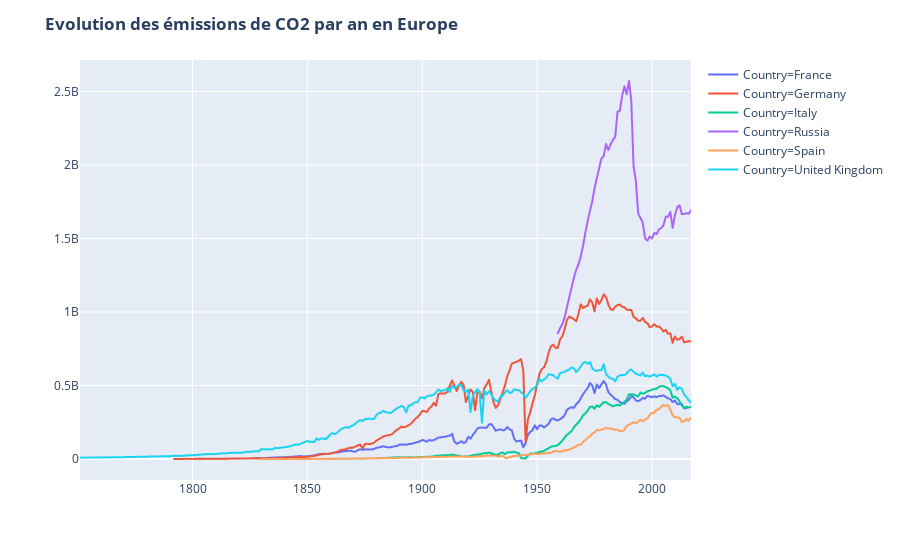

The code cell stored with this chart in its notebook:
### Markdown cell above
# Evolution des emissions en Europe

### Code cell
europe_data = data.query("Country == ['France','United Kingdom','Spain','Italy','Germany', 'Russia']")

fig = px.line(europe_data,x='Year', y='value', color='Country')
fig.update_layout(title='<b>Evolution des émissions de CO2 par an en Europe</b>',xaxis_title='', yaxis_title='')
fig.show()

### Figure 1 — Plotly figure (JSON) as saved in the notebook; plotly's stock layout.template omitted (floating-point values rounded to 4 significant figures; data arrays with more than 128 entries replaced by an {"elided": "..."} marker saying what was removed)
{"data": [{"hoverlabel": {"namelength": 0}, "hovertemplate": "Country=France<br>Year=%{x}<br>value=%{y}", "legendgroup": "Country=France", "line": {"color": "#636efa", "dash": "solid"}, "mode": "lines", "name": "Country=France", "showlegend": true, "type": "scattergl", "x": {"elided": "210 int values"}, "xaxis": "x", "y": {"elided": "210 float values"}, "yaxis": "y"}, {"hoverlabel": {"namelength": 0}, "hovertemplate": "Country=Germany<br>Year=%{x}<br>value=%{y}", "legendgroup": "Country=Germany", "line": {"color": "#EF553B", "dash": "solid"}, "mode": "lines", "name": "Country=Germany", "showlegend": true, "type": "scattergl", "x": {"elided": "226 int values"}, "xaxis": "x", "y": {"elided": "226 float values"}, "yaxis": "y"}, {"hoverlabel": {"namelength": 0}, "hovertemplate": "Country=Italy<br>Year=%{x}<br>value=%{y}", "legendgroup": "Country=Italy", "line": {"color": "#00cc96", "dash": "solid"}, "mode": "lines", "name": "Country=Italy", "showlegend": true, "type": "scattergl", "x": {"elided": "158 int values"}, "xaxis": "x", "y": {"elided": "158 float values"}, "yaxis": "y"}, {"hoverlabel": {"namelength": 0}, "hovertemplate": "Country=Russia<br>Year=%{x}<br>value=%{y}", "legendgroup": "Country=Russia", "line": {"color": "#ab63fa", "dash": "solid"}, "mode": "lines", "name": "Country=Russia", "showlegend": true, "type": "scattergl", "x": [1959, 1960, 1961, 1962, 1963, 1964, 1965, 1966, 1967, 1968, 1969, 1970, 1971, 1972, 1973, 1974, 1975, 1976, 1977, 1978, 1979, 1980, 1981, 1982, 1983, 1984, 1985, 1986, 1987, 1988, 1989, 1990, 1991, 1992, 1993, 1994, 1995, 1996, 1997, 1998, 1999, 2000, 2001, 2002, 2003, 2004, 2005, 2006, 2007, 2008, 2009, 2010, 2011, 2012, 2013, 2014, 2015, 2016, 2017], "xaxis": "x", "y": [854800000.0, 889982973, 917800000.0, 963300000.0, 1033106290, 1098722364, 1165558338, 1230917490, 1287125543, 1323305250, 1378150152, 1449570620, 1538242126, 1618414877, 1686754299, 1750971645, 1840500779, 1911326084, 1976296765, 2044124917, 2061009554, 2142090695, 2101221296, 2140779052, 2171089109, 2190289061, 2362132078, 2368149967, 2467724484, 2535287597, 2481717228, 2571210651, 2437038082, 1993217628, 1890935002, 1669637144, 1640263218, 1606949015, 1502137425, 1484852223, 1512984706, 1499616209, 1538244400, 1528961747, 1562472351, 1570864198, 1588662864, 1648658734, 1647728940, 1679794450, 1572439009, 1657560679, 1712424769, 1726099500, 1665988574, 1667110707, 1671895079, 1668069933, 1692794839], "yaxis": "y"}, {"hoverlabel": {"namelength": 0}, "hovertemplate": "Country=Spain<br>Year=%{x}<br>value=%{y}", "legendgroup": "Country=Spain", "line": {"color": "#FFA15A", "dash": "solid"}, "mode": "lines", "name": "Country=Spain", "showlegend": true, "type": "scattergl", "x": {"elided": "188 int values"}, "xaxis": "x", "y": {"elided": "188 float values"}, "yaxis": "y"}, {"hoverlabel": {"namelength": 0}, "hovertemplate": "Country=United Kingdom<br>Year=%{x}<br>value=%{y}", "legendgroup": "Country=United Kingdom", "line": {"color": "#19d3f3", "dash": "solid"}, "mode": "lines", "name": "Country=United Kingdom", "showlegend": true, "type": "scattergl", "x": {"elided": "267 int values"}, "xaxis": "x", "y": {"elided": "267 float values"}, "yaxis": "y"}], "layout": {"legend": {"tracegroupgap": 0}, "margin": {"t": 60}, "title": {"text": "<b>Evolution des émissions de CO2 par an en Europe</b>"}, "xaxis": {"anchor": "y", "domain": [0, 1], "title": {"text": ""}}, "yaxis": {"anchor": "x", "domain": [0, 1], "title": {"text": ""}}}}
